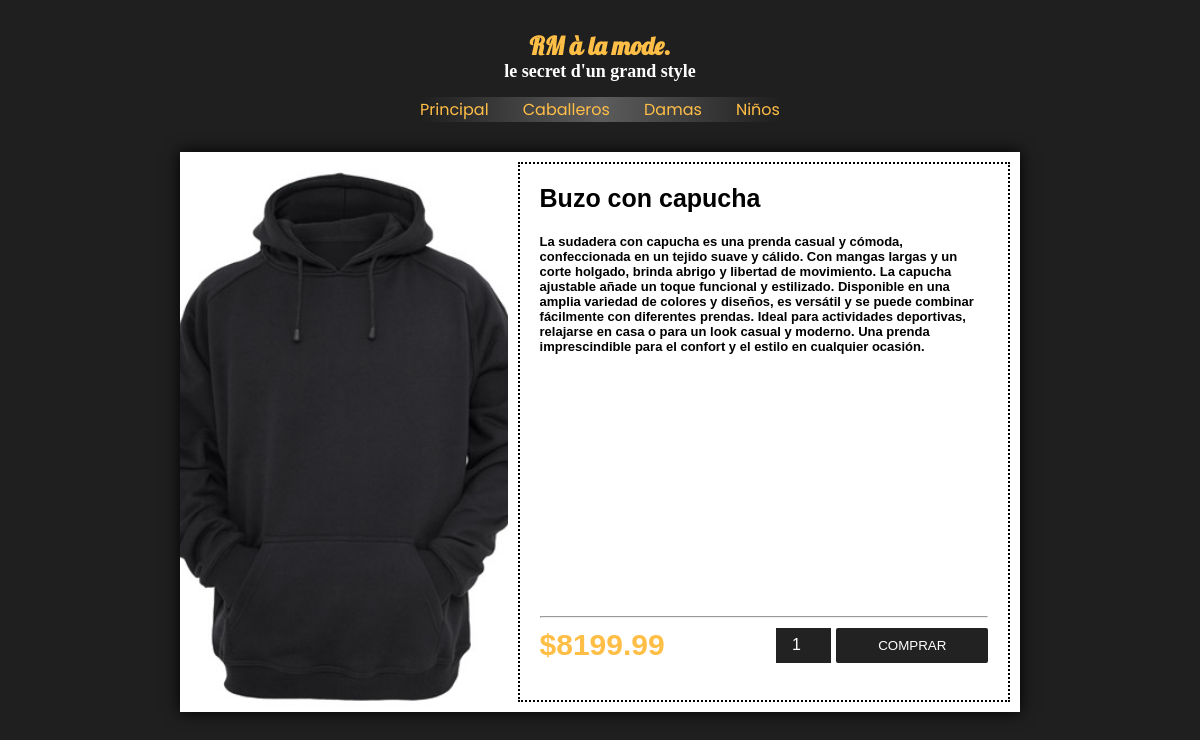
The page /producto.php?prodid=27 on the database its author committed.
### tables this page shows
CREATE TABLE `prendas` (
  `id_prenda` int(11) NOT NULL,
  `nombre` varchar(200) NOT NULL,
  `precio` double NOT NULL,
  `tipo` varchar(15) NOT NULL,
  `imagen` varchar(500) NOT NULL,
  `detalles` varchar(700) NOT NULL,
  `stock` int(11) NOT NULL
);

### producto.php (the view, shortened to what this page needs)
<!DOCTYPE html>
<html lang="es">
<head>
	<link rel="stylesheet" href="CSS/stHeader.css">
	<link rel="stylesheet" href="CSS/stProducto.css">
</head>
<body>
    <?php
        $id = $_GET['userid'];
        $idPrenda = $_GET['prodid'];
        $conn = mysqli_connect("localhost", "root", "", "tienda_de_ropa");
        $sql = 'SELECT nombre, imagen, detalles, precio, stock FROM prendas WHERE id_prenda = '.$idPrenda;
        $ejecutar = mysqli_query($conn, $sql);
        $datos = mysqli_fetch_array($ejecutar);
        $nombrePrenda = $datos['nombre'];
        $imgPrenda = $datos['imagen'];
        $detallesPrenda = $datos['detalles'];
        $precioPrenda = $datos['precio'];
        $stockPrenda = $datos['stock'];
    ?>
	<header>
		<h2>RM à la mode.</h2>
		<h3>le secret d'un grand style</h3>
        <nav>
            <a href="principal.php?userid=<?php echo $id;?>">Principal</a>
            <a href="principal.php?catalogo=1&userid=<?php echo $id;?>">Caballeros</a>
            <a href="principal.php?catalogo=2&userid=<?php echo $id;?>">Damas</a>
            <a href="principal.php?catalogo=3&userid=<?php echo $id;?>">Niños</a>
        </nav>
    </header>
    <div class="cajaProducto">
        <section class="infoProducto">
            <div class="cajaProducto_img" style="background-image: url('<?php echo $imgPrenda; ?>')"></div>
            <div class="cajaProducto_info">
                <h3><?php echo $nombrePrenda; ?></h3>
                <h4><?php echo $detallesPrenda; ?></h4>
                <hr>
                <form class="cajaComprar" action="producto.php?userid=<?php echo $id; ?>&prodid=<?php echo $idPrenda;?>" method="POST">
                    <h5>$<?php echo $precioPrenda; ?></h5>
                    <input type="number" name="cantidad" value=1 min="1" max="<?php echo $stockPrenda; ?>">
                    <input type="submit" name="comprar" value="COMPRAR">
                </form>
            </div>
        </section>
    </div>
</body>
</html>

### CSS/stHeader.css (style rules this page uses)
* { padding: 0; margin: 0; box-sizing: border-box; }
body { background-color: #1f1f1f; }
header { width: 100%; box-sizing: border-box; margin: 30px auto; }
header h2, header h3 { text-align: center; font-family: Cambria, Cochin, Georgia, Times, 'Times New Roman', serif; font-size: 18px; color: #ffbe46; width: 100%; }
header h3 { margin-bottom: 15px; color: #ffffff; }
header h2 { font-size: 25px; font-family: 'Lobster'; transition: 0.6s color ease-in-out; }

### CSS/stProducto.css (style rules this page uses)
header nav { display: flex; justify-content: space-between; width: 30%; margin: auto; background: rgb(255,255,255); background: linear-gradient(90deg, rgba(255,255,255,0) 0%, rgba(255,255,255,0.27494747899159666) 50%, rgba(255,255,255,0) 100%); }
header nav a { color: #ffbe46; transition: 0.2s color ease-in-out; font-family: 'Poppins'; text-decoration: none; }
.cajaProducto { display: flex; align-items: center; }
.cajaProducto .infoProducto { background-color: white; width: 70vw; height: 70vh; margin: auto; box-shadow: 0px 0px 15px black; display: flex; }
.cajaProducto .infoProducto .cajaProducto_img { background-position: center; background-repeat: no-repeat; background-size: cover; width: 40%; height: 100%; }
.cajaProducto .infoProducto .cajaProducto_info { padding: 20px; box-sizing: border-box; width: 60%; border: 2px dotted black; margin: 10px; }
.cajaProducto_info h3 { font-family: 'Lucida Sans', 'Lucida Sans Regular', 'Lucida Grande', 'Lucida Sans Unicode', Geneva, Verdana, sans-serif; font-size: 25px; height: 10%; }
.cajaProducto_info h4 { font-family: 'Lucida Sans', 'Lucida Sans Regular', 'Lucida Grande', 'Lucida Sans Unicode', Geneva, Verdana, sans-serif; font-size: 13px; height: 75%; }
.cajaProducto_info h5 { font-family: 'Gill Sans', 'Gill Sans MT', Calibri, 'Trebuchet MS', sans-serif; color: #ffbe46; font-size: 30px; display: flex; width: 55%; }
.cajaProducto_info hr { margin-top: 10px; margin-bottom: 10px; }
.cajaProducto_info input[type=submit] { background-color: rgb(34, 34, 34); text-decoration: none; font-family: 'Franklin Gothic Medium', 'Arial Narrow', Arial, sans-serif; color: white; box-sizing: border-box; display: flex; padding: 10px; justify-content: center; width: 35%; border-radius: 2px; border: none; outline: none; }
.cajaProducto_info input[type=number] { border: none; outline: none; background-color: rgb(34, 34, 34); color: white; text-align: center; font-family: 'Lucida Sans', 'Lucida Sans Regular', 'Lucida Grande', 'Lucida Sans Unicode', Geneva, Verdana, sans-serif; font-size: 16px; margin-right: 5px; }
.cajaComprar { display: flex; justify-content: space-between; }

### rows shown on the page
prendas: imagen (picture), nombre "Buzo con capucha", detalles "La sudadera con capucha es una prenda casual y cómoda, confeccionada en un tejido suave y cálido. Con mangas largas y un corte holgado, brinda abrigo y libertad de movimiento. La capucha ajustable añade un toque funcional y estilizado. Disponible en una amplia variedad de colores y diseños, es versátil y se puede combinar fácilmente con diferentes prendas. Ideal para actividades deportivas, relajarse en casa o para un look casual y moderno. Una prenda imprescindible para el confort y el estilo en cualquier ocasión.", precio "8199.99"
